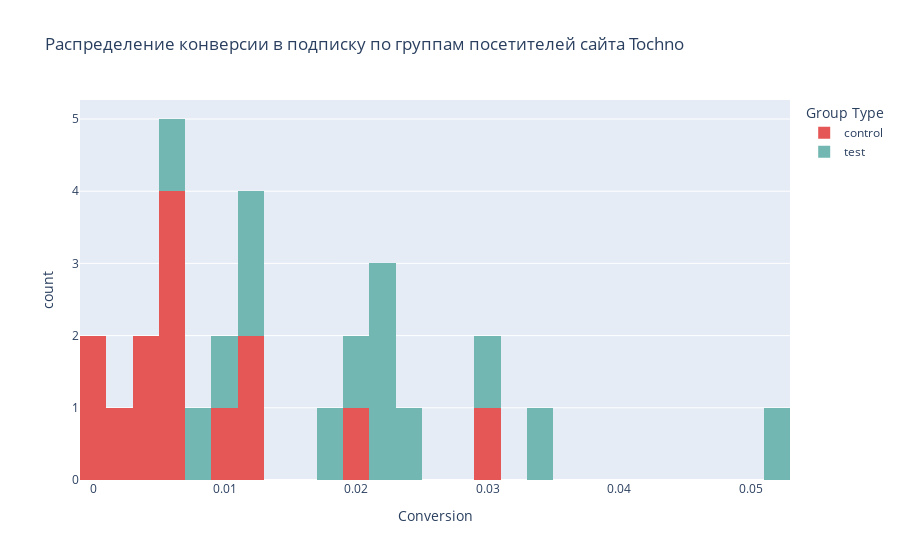

Notebook source saved alongside this figure:
### Code cell
# создаем визуализацию распределения конверсии в тестовой и контрольной группах
fig = px.histogram(data, 
                   x='Conversion', 
                   color='Group Type', 
                   nbins=40,
                   color_discrete_sequence=px.colors.qualitative.T10[2::1],
                   title='Распределение конверсии в подписку по группам посетителей сайта Tochno')

fig.show()

### Figure 1 — Plotly figure (JSON) as saved in the notebook; plotly's stock layout.template omitted (floating-point values rounded to 4 significant figures)
{"data": [{"alignmentgroup": "True", "bingroup": "x", "hovertemplate": "Group Type=control<br>Conversion=%{x}<br>count=%{y}<extra></extra>", "legendgroup": "control", "marker": {"color": "#E45756", "pattern": {"shape": ""}}, "name": "control", "nbinsx": 40, "offsetgroup": "control", "orientation": "v", "showlegend": true, "type": "histogram", "x": [0.005882, 0.01, 0.01176, 0.006098, 0.005814, 0, 0.00289, 0.004854, 0, 0.004854, 0.02013, 0.03093, 0.005882, 0.01124], "xaxis": "x", "yaxis": "y"}, {"alignmentgroup": "True", "bingroup": "x", "hovertemplate": "Group Type=test<br>Conversion=%{x}<br>count=%{y}<extra></extra>", "legendgroup": "test", "marker": {"color": "#72B7B2", "pattern": {"shape": ""}}, "name": "test", "nbinsx": 40, "offsetgroup": "test", "orientation": "v", "showlegend": true, "type": "histogram", "x": [0.02113, 0.05263, 0.03306, 0.02222, 0.00995, 0.01299, 0.01747, 0.005556, 0.007194, 0.02419, 0.02181, 0.02907, 0.02, 0.01156], "xaxis": "x", "yaxis": "y"}], "layout": {"barmode": "relative", "legend": {"title": {"text": "Group Type"}, "tracegroupgap": 0}, "title": {"text": "Распределение конверсии в подписку по группам посетителей сайта Tochno"}, "xaxis": {"anchor": "y", "domain": [0, 1], "title": {"text": "Conversion"}}, "yaxis": {"anchor": "x", "domain": [0, 1], "title": {"text": "count"}}}}
